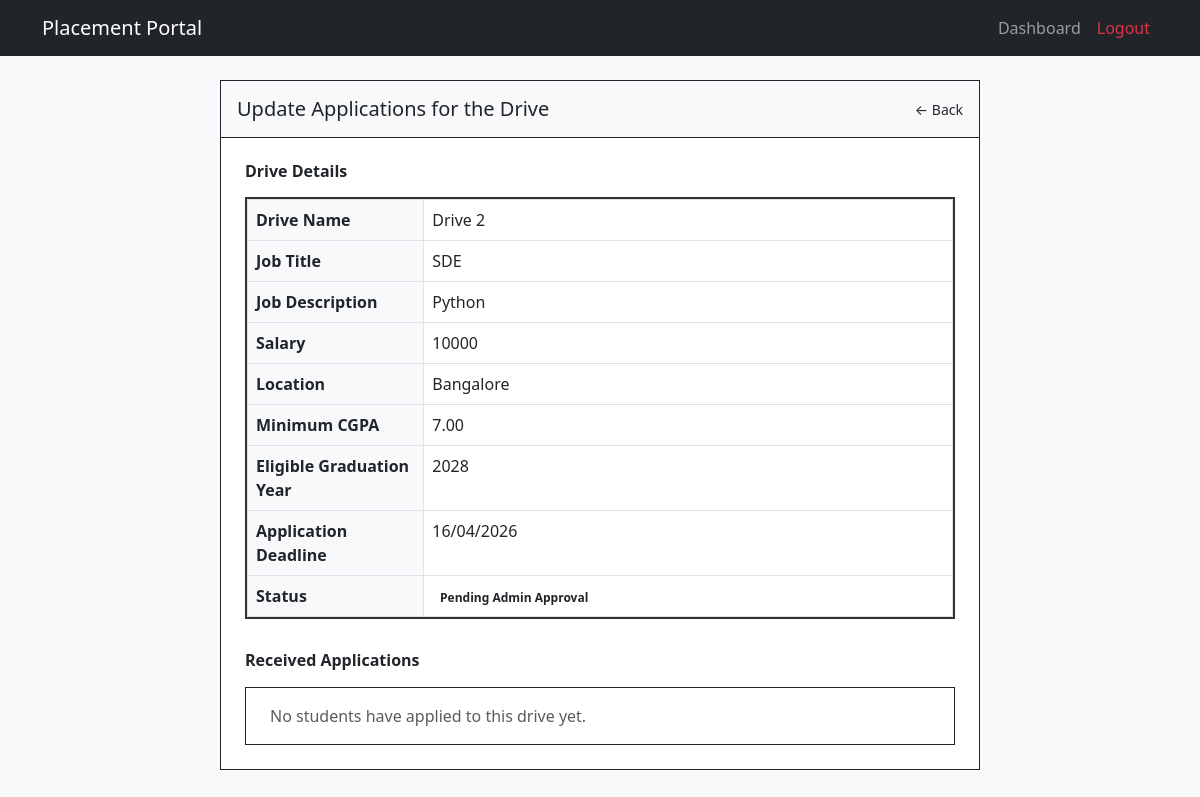
Before: /company/drive/fetch_applications/3 (signed in) with the older database file.
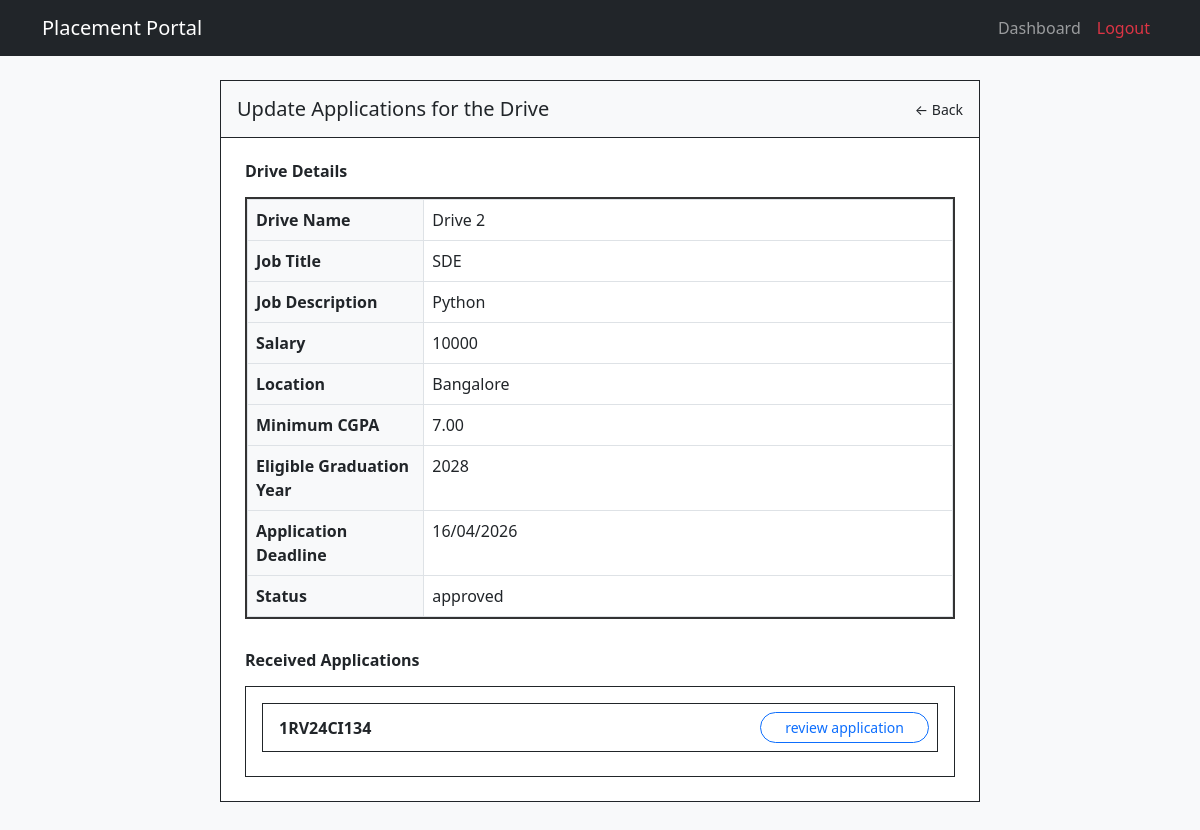
After: the same page with the newer database file.
### models.py (models this page shows, shortened)
class PlacementDrive(db.Model):
    __tablename__ = 'placement_drive'
    id = db.Column(db.Integer, primary_key=True, autoincrement=True)
    name = db.Column(db.String(255), nullable=False)
    comp_id = db.Column(db.Integer, db.ForeignKey('company.company_id'), nullable=False)
    job_title = db.Column(db.String(255), nullable=False)
    job_desc = db.Column(db.String(255), nullable=False)
    min_cgpa = db.Column(db.Numeric(4, 2))
    eligible_grad_yr = db.Column(db.Integer)
    salary = db.Column(db.Integer)
    location = db.Column(db.String(255))
    deadline = db.Column(db.DateTime, nullable=False)
    status = db.Column(db.String(50), nullable=False, default='Pending') #Pending/Approved/Rejected/Closed
    remarks = db.Column(db.String(255))
    created_at = db.Column(db.DateTime, nullable=False, default=datetime.now)
    updated_at = db.Column(db.DateTime, default=datetime.now, onupdate=datetime.now)
    applications = db.relationship('Application', backref='drive')
    eligible_departments = db.relationship('EligibleDepartments', backref='placement_drive', cascade='all, delete-orphan')

class Application(db.Model):
    __tablename__ = 'application'
    id = db.Column(db.Integer, primary_key=True, autoincrement=True)
    student_roll = db.Column(db.String(50), db.ForeignKey('student.roll_no'), nullable=False)
    drive_id = db.Column(db.Integer, db.ForeignKey('placement_drive.id'), nullable=False)
    application_status = db.Column(db.String(20), default='applied')
    applied_on = db.Column(db.DateTime, default=datetime.now)
    updated_at = db.Column(db.DateTime, default=datetime.now, onupdate=datetime.now)
    remarks = db.Column(db.String(255))
    __table_args__ = (
        db.UniqueConstraint('student_roll', 'drive_id', name='unique_student_drive'),
    )

### app.py (the view)
@app.route('/company/drive/<string:action>/<int:drive_id>') #Take action on a drive
@login_required
def company_drive_action(action, drive_id):
    if not current_user.is_authenticated or not current_user.get_id().startswith('company_'):
        return "Unauthorized Access : Not a Company ", 403
    drive = PlacementDrive.query.filter_by(id=drive_id).first()
    if action == 'close':
        drive.status = 'Closed'
        db.session.commit()
        flash(f'{drive.name} Drive closed successfully!', 'success')
        return redirect(url_for('company_dashboard'))
    if action == 'fetch_applications':
        applications = Application.query.filter_by(drive_id=drive_id).all()
        return render_template('company_drive_applications.html', drive=drive, applications=applications)

### app.py (called while the page is built)
@login_manager.user_loader #Run this fn everytime the user clicks a new page
def load_user(user_id):
    try:
        role, uid = user_id.split('_', 1)
        if role == 'admin':
            return db.session.get(Admin, int(uid))
        elif role == 'student':
            return db.session.get(Student, uid)
        elif role == 'company':
            return db.session.get(Company, int(uid))
    except Exception as e:
        return None
    return None

### models.py (called while the page is built)
    def get_id(self):
        return f"company_{self.company_id}"

### templates/company_drive_applications.html
{% extends "base.html" %}
{% block content %}
<div class="row justify-content-center mt-4 mb-5">
    <div class="col-lg-8 border border-dark p-0 bg-white">
        <div class="d-flex justify-content-between align-items-center p-3 border-bottom border-dark bg-light">
            <h5 class="mb-0">Update Applications for the Drive</h5>
            <div class="small">
                <a href="{{ url_for('company_dashboard') }}" class="text-decoration-none text-dark">&larr; Back</a>
            </div>
        </div>
        <div class="p-4">
            <h6 class="mb-3 fw-bold">Drive Details</h6>
            <div style="border: 2px solid #333; margin-bottom: 2rem;">
                <table class="table table-bordered mb-0">
                    <tbody>
                        <tr>
                            <th class="w-25 bg-light">Drive Name</th>
                            <td>{{ drive.name }}</td>
                        </tr>
                        <tr>
                            <th class="bg-light">Job Title</th>
                            <td>{{ drive.job_title }}</td>
                        </tr>
                        <tr>
                            <th class="bg-light">Job Description</th>
                            <td>{{ drive.job_desc }}</td>
                        </tr>
                        <tr>
                            <th class="bg-light">Salary</th>
                            <td>{{ drive.salary if drive.salary else 'N/A' }}</td>
                        </tr>
                        <tr>
                            <th class="bg-light">Location</th>
                            <td>{{ drive.location if drive.location else 'N/A' }}</td>
                        </tr>
                        <tr>
                            <th class="bg-light">Minimum CGPA</th>
                            <td>{{ drive.min_cgpa if drive.min_cgpa else 'N/A' }}</td>
                        </tr>
                        <tr>
                            <th class="bg-light">Eligible Graduation Year</th>
                            <td>{{ drive.eligible_grad_yr if drive.eligible_grad_yr else 'N/A' }}</td>
                        </tr>
                        <tr>
                            <th class="bg-light">Application Deadline</th>
                            <td>{{ drive.deadline.strftime('%d/%m/%Y') if drive.deadline else 'N/A' }}</td>
                        </tr>
                        <tr>
                            <th class="bg-light">Status</th>
                            <td>
                                {% if drive.status == 'Pending' %}
                                    <span class="badge  text-dark">Pending Admin Approval</span>
                                {% elif drive.status == 'Active' %}
                                    <span class="badge ">Active</span>
                                {% elif drive.status == 'Closed' %}
                                    <span class="badge ">Closed</span>
                                {% else %}
                                    {{ drive.status }}
                                {% endif %}
                            </td>
                        </tr>
                    </tbody>
                </table>
            </div>
            <h6 class="mb-3 fw-bold">Received Applications</h6>
            <div class="border border-dark p-3">
                {% for app in applications %}
                <div class="d-flex justify-content-between align-items-center border border-dark p-2 mb-2">
                    <span class="ms-2 fw-bold">{{ app.student_roll }}</span>
                    <a href="{{ url_for('company_application_action', app_id=app.id, action='review') }}" class="btn btn-sm btn-outline-primary rounded-pill px-4">review application</a>
                </div>
                {% else %}
                <p class="text-muted ms-2 mb-0">No students have applied to this drive yet.</p>
                {% endfor %}
            </div>
        </div>
    </div>
</div>
{% endblock %}

### templates/base.html (shortened to what this page needs)
<!DOCTYPE html>
<html lang="en">
<head>
    <link href="https://cdn.jsdelivr.net/npm/bootstrap@5.3.0/dist/css/bootstrap.min.css" rel="stylesheet">
</head>
<body>
<nav class="navbar navbar-expand-lg navbar-dark bg-dark mb-4">
    <div class="container">
        <a class="navbar-brand" href="{{ url_for('home') }}">Placement Portal</a>
        <div class="collapse navbar-collapse" id="navbarNav">
            <ul class="navbar-nav ms-auto">
                {% if not current_user.is_authenticated %}
                    <li class="nav-item"><a class="nav-link" href="{{ url_for('login') }}">Login</a></li>
                    <li class="nav-item"><a class="nav-link" href="{{ url_for('register_student') }}">Student Register</a></li>
                    <li class="nav-item"><a class="nav-link" href="{{ url_for('register_company') }}">Company Register</a></li>
                {% else %}
                    {% if current_user.get_id().startswith('admin_') %}
                        <li class="nav-item"><a class="nav-link" href="{{ url_for('admin_dashboard') }}">Dashboard</a></li>
                        <li class="nav-item"><a class="nav-link" href="{{ url_for('admin_dashboard', section='companies') }}">Companies</a></li>
                        <li class="nav-item"><a class="nav-link" href="{{ url_for('admin_dashboard', section='students') }}">Students</a></li>
                    {% elif current_user.get_id().startswith('company_') %}
                        <li class="nav-item"><a class="nav-link" href="{{ url_for('company_dashboard') }}">Dashboard</a></li>
                    {% elif current_user.get_id().startswith('student_') %}
                        <li class="nav-item"><a class="nav-link" href="{{ url_for('student_dashboard') }}">Dashboard</a></li>
                    {% endif %}
                    <li class="nav-item"><a class="nav-link text-danger" href="{{ url_for('logout') }}">Logout</a></li>
                {% endif %}
            </ul>
        </div>
    </div>
</nav>
<div class="container">
    {% block content %}{% endblock %}
</div>
</body>
</html>

### templates/base.html (style rules this page uses)
body { background-color: #f8f9fa; }

Changed rows visible on the page:
changed PlacementDrive "Drive 2": status (not shown) → "approved"
added Application: student_roll "1RV24CI134"
Other visible differences:
text no longer shown: "Pending Admin Approval No students have applied to this drive yet."
